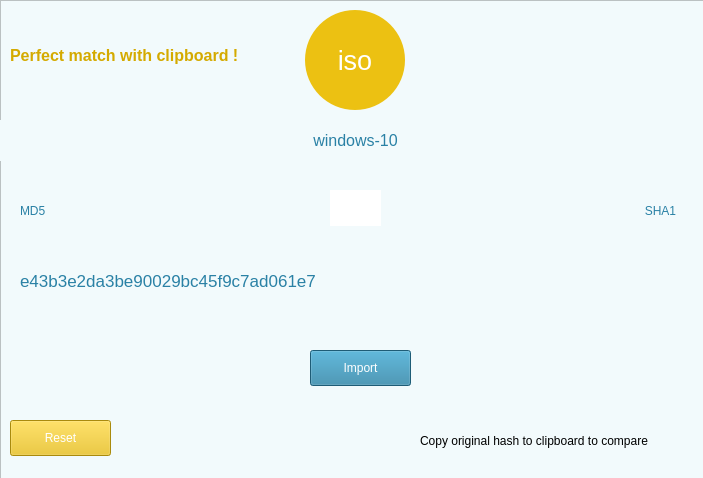
<?xml version="1.0" encoding="UTF-8"?>
<ui version="4.0">
 <class>MainWindow</class>
 <widget class="QMainWindow" name="MainWindow">
  <property name="geometry">
   <rect>
    <x>0</x>
    <y>0</y>
    <width>703</width>
    <height>478</height>
   </rect>
  </property>
  <property name="windowTitle">
   <string>MainWindow</string>
  </property>
  <widget class="QWidget" name="centralwidget">
   <widget class="QFrame" name="frame">
    <property name="geometry">
     <rect>
      <x>0</x>
      <y>0</y>
      <width>721</width>
      <height>491</height>
     </rect>
    </property>
    <property name="styleSheet">
     <string notr="true">background-color: rgb(242, 250, 252)</string>
    </property>
    <property name="frameShape">
     <enum>QFrame::StyledPanel</enum>
    </property>
    <property name="frameShadow">
     <enum>QFrame::Raised</enum>
    </property>
    <widget class="QLabel" name="file_extension_label">
     <property name="geometry">
      <rect>
       <x>305</x>
       <y>10</y>
       <width>100</width>
       <height>100</height>
      </rect>
     </property>
     <property name="toolTip">
      <string>&lt;html&gt;&lt;head/&gt;&lt;body&gt;&lt;p&gt;File extension&lt;/p&gt;&lt;/body&gt;&lt;/html&gt;</string>
     </property>
     <property name="styleSheet">
      <string notr="true">background-color: rgb(236, 193, 18);
color: rgb(255, 255, 255);
border-radius: 50%;
font-size: 20pt;</string>
     </property>
     <property name="text">
      <string>iso</string>
     </property>
     <property name="alignment">
      <set>Qt::AlignCenter</set>
     </property>
    </widget>
    <widget class="QLabel" name="filename_label">
     <property name="geometry">
      <rect>
       <x>0</x>
       <y>120</y>
       <width>711</width>
       <height>41</height>
      </rect>
     </property>
     <property name="font">
      <font>
       <pointsize>12</pointsize>
      </font>
     </property>
     <property name="toolTip">
      <string>&lt;html&gt;&lt;head/&gt;&lt;body&gt;&lt;p&gt;Filename&lt;/p&gt;&lt;/body&gt;&lt;/html&gt;</string>
     </property>
     <property name="styleSheet">
      <string notr="true">color: rgb(42, 129, 165);</string>
     </property>
     <property name="text">
      <string>windows-10</string>
     </property>
     <property name="alignment">
      <set>Qt::AlignCenter</set>
     </property>
    </widget>
    <widget class="QPushButton" name="import_button">
     <property name="geometry">
      <rect>
       <x>310</x>
       <y>350</y>
       <width>101</width>
       <height>36</height>
      </rect>
     </property>
     <property name="toolTip">
      <string>&lt;html&gt;&lt;head/&gt;&lt;body&gt;&lt;p&gt;Select your file to get hash value&lt;/p&gt;&lt;/body&gt;&lt;/html&gt;</string>
     </property>
     <property name="styleSheet">
      <string notr="true">QPushButton {
	background-color: rgb(42, 129, 165);
	border: 1px soli	d;
	color: white;
}
QPushButton:hover {
	background-color: rgb(36, 114, 144)
}</string>
     </property>
     <property name="text">
      <string>Import</string>
     </property>
    </widget>
    <widget class="QLabel" name="hash_result">
     <property name="geometry">
      <rect>
       <x>20</x>
       <y>250</y>
       <width>681</width>
       <height>61</height>
      </rect>
     </property>
     <property name="styleSheet">
      <string notr="true">font-size: 13pt;
color: rgb(42, 129, 165);</string>
     </property>
     <property name="text">
      <string>e43b3e2da3be90029bc45f9c7ad061e7</string>
     </property>
     <property name="wordWrap">
      <bool>true</bool>
     </property>
    </widget>
    <widget class="QPushButton" name="next_hash_button">
     <property name="geometry">
      <rect>
       <x>330</x>
       <y>190</y>
       <width>51</width>
       <height>36</height>
      </rect>
     </property>
     <property name="toolTip">
      <string>&lt;html&gt;&lt;head/&gt;&lt;body&gt;&lt;p&gt;Swicth between hash type [MD5, SHA1, SHA256 etc ...]&lt;/p&gt;&lt;/body&gt;&lt;/html&gt;</string>
     </property>
     <property name="styleSheet">
      <string notr="true">

QPushButton {
	background-color: rgb(255, 255, 255);
	border: 0 solid;
}

QPushButton:hover {
	background-color: rgb(237, 237, 237);
}</string>
     </property>
     <property name="text">
      <string/>
     </property>
     <property name="icon">
      <iconset>
       <normaloff>../Downloads/swap_horiz-24px.svg</normaloff>../Downloads/swap_horiz-24px.svg</iconset>
     </property>
    </widget>
    <widget class="QLabel" name="current_hash_label">
     <property name="geometry">
      <rect>
       <x>20</x>
       <y>190</y>
       <width>81</width>
       <height>41</height>
      </rect>
     </property>
     <property name="toolTip">
      <string>&lt;html&gt;&lt;head/&gt;&lt;body&gt;&lt;p&gt;Current hash type&lt;/p&gt;&lt;/body&gt;&lt;/html&gt;</string>
     </property>
     <property name="styleSheet">
      <string notr="true">color: rgb(42, 129, 165);</string>
     </property>
     <property name="text">
      <string>MD5</string>
     </property>
     <property name="alignment">
      <set>Qt::AlignLeading|Qt::AlignLeft|Qt::AlignVCenter</set>
     </property>
    </widget>
    <widget class="QLabel" name="next_hash_label">
     <property name="geometry">
      <rect>
       <x>620</x>
       <y>190</y>
       <width>81</width>
       <height>41</height>
      </rect>
     </property>
     <property name="toolTip">
      <string>&lt;html&gt;&lt;head/&gt;&lt;body&gt;&lt;p&gt;Next hash type&lt;/p&gt;&lt;/body&gt;&lt;/html&gt;</string>
     </property>
     <property name="styleSheet">
      <string notr="true">color: rgb(42, 129, 165);</string>
     </property>
     <property name="text">
      <string>SHA1</string>
     </property>
     <property name="alignment">
      <set>Qt::AlignCenter</set>
     </property>
    </widget>
    <widget class="QLabel" name="compare_result_label">
     <property name="geometry">
      <rect>
       <x>10</x>
       <y>20</y>
       <width>231</width>
       <height>71</height>
      </rect>
     </property>
     <property name="font">
      <font>
       <pointsize>12</pointsize>
       <weight>75</weight>
       <bold>true</bold>
      </font>
     </property>
     <property name="toolTip">
      <string>&lt;html&gt;&lt;head/&gt;&lt;body&gt;&lt;p&gt;Current hash match with the value from the clipboard&lt;/p&gt;&lt;/body&gt;&lt;/html&gt;</string>
     </property>
     <property name="styleSheet">
      <string notr="true">font-size: 12pt;
color: rgb(212, 170, 0)</string>
     </property>
     <property name="text">
      <string>Perfect match with clipboard !</string>
     </property>
     <property name="alignment">
      <set>Qt::AlignLeading|Qt::AlignLeft|Qt::AlignVCenter</set>
     </property>
    </widget>
    <widget class="QPushButton" name="reset_button">
     <property name="geometry">
      <rect>
       <x>10</x>
       <y>420</y>
       <width>101</width>
       <height>36</height>
      </rect>
     </property>
     <property name="toolTip">
      <string>&lt;html&gt;&lt;head/&gt;&lt;body&gt;&lt;p&gt;Reset&lt;/p&gt;&lt;/body&gt;&lt;/html&gt;</string>
     </property>
     <property name="styleSheet">
      <string notr="true">
QPushButton {
	background-color: rgb(236, 193, 18);
	border: 1px soli	d;
	color: white;

}

QPushButton:hover {
	background-color: rgb(212, 170, 0);
}</string>
     </property>
     <property name="text">
      <string>Reset</string>
     </property>
    </widget>
    <widget class="QLabel" name="compare_tips_label">
     <property name="geometry">
      <rect>
       <x>420</x>
       <y>410</y>
       <width>271</width>
       <height>61</height>
      </rect>
     </property>
     <property name="text">
      <string>Copy original hash to clipboard to compare</string>
     </property>
    </widget>
   </widget>
  </widget>
 </widget>
 <resources/>
 <connections/>
</ui>
